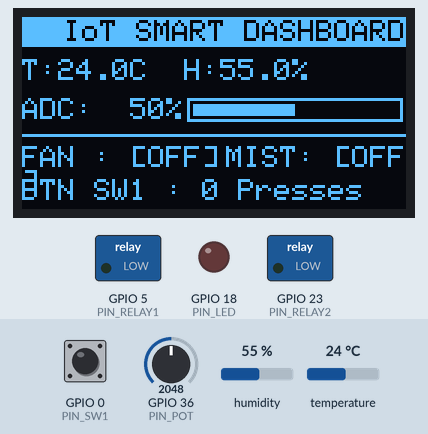
Bench run of a program on a simulated ESP32. Parts: 128×64 one-colour display, switched loads named in the program (green lamp = pin HIGH), output pins drawn as LEDs (lit = HIGH). Inputs (shaded band) come from the test bench; at power-on: GPIO 0 (PIN_SW1) HIGH, humidity 55 %, GPIO 36 (PIN_POT) = 2048, temperature 24 °C. What the program prints to the serial monitor is not drawn.

Above: at 3.2 s.
3.3 s: GPIO 0 (PIN_SW1) pulled LOW for 0.15 s
At 4.7 s:
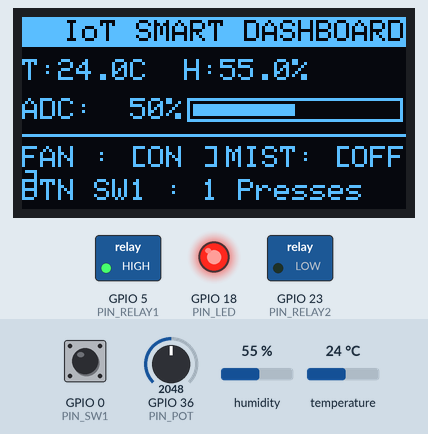
5.0 s: GPIO 0 (PIN_SW1) pulled LOW for 1 s
At 5.06 s:
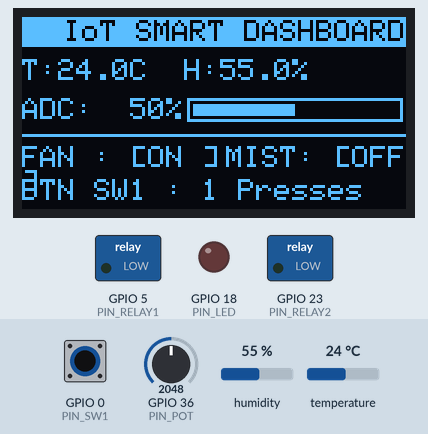
7.5 s: GPIO 0 (PIN_SW1) pulled LOW for 0.15 s
At 7.9 s:
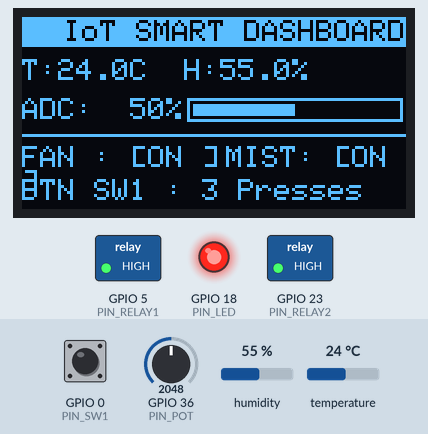
9.1 s: humidity set to 22 %
At 12.0 s:
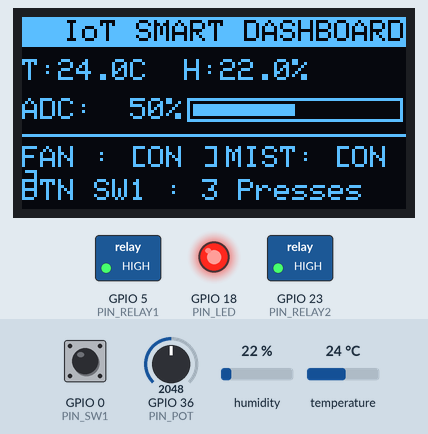
12.5 s: GPIO 36 (PIN_POT) set to 2866
At 13.0 s:
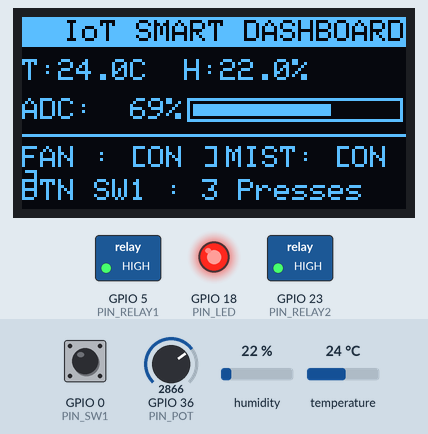
14.0 s: temperature set to 12 °C
At 16.7 s:
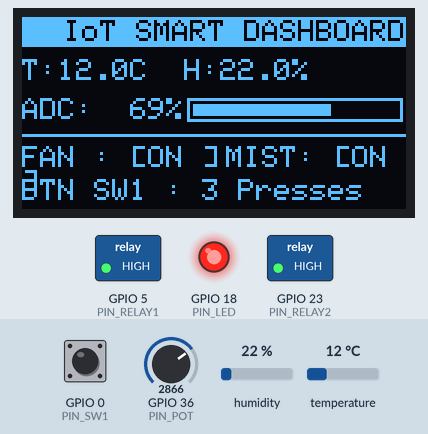
Timing chart, 0 to 18.0 s (numbered marks = the images above; inputs shaded):
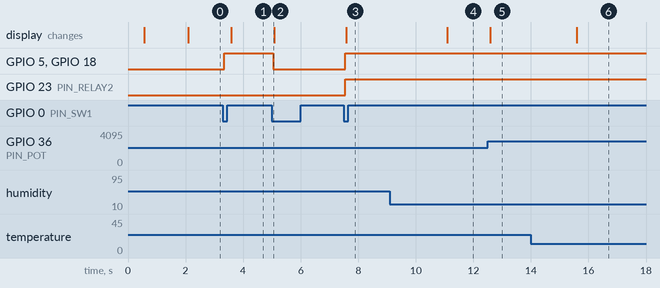

Measured:
- after the input at 3.3 s, GPIO 5 (PIN_RELAY1), GPIO 18 (PIN_LED): LOW → HIGH after 0.05 s; the display: changes after 0.28 s (image 1)
- after the input at 5.0 s, GPIO 5 (PIN_RELAY1), GPIO 18 (PIN_LED): HIGH → LOW after 0.05 s
- after the input at 7.5 s, GPIO 5 (PIN_RELAY1), GPIO 18 (PIN_LED), GPIO 23 (PIN_RELAY2): LOW → HIGH after 0.05 s; the display: changes after 0.08 s (image 3)
- after the input at 9.1 s, the display: changes after 2.0 s (image 4)
- after the input at 12.5 s, the display: changes after 0.09 s (image 5)
- after the input at 14.0 s, the display: changes after 1.6 s (image 6)

The program:

main.cpp
```cpp
#include <Arduino.h>
#include <Wire.h>
#include <Adafruit_GFX.h>
#include <Adafruit_SSD1306.h>
#include <DHT.h>

// Screen Dimensions
#define SCREEN_WIDTH 128
#define SCREEN_HEIGHT 64
#define OLED_RESET    -1
#define SCREEN_ADDRESS 0x3C

// Pin Definitions
#define PIN_OLED_SDA 21
#define PIN_OLED_SCL 22
#define PIN_DHT      33
#define PIN_POT      36
#define PIN_SW1      0
#define PIN_RELAY1   5
#define PIN_RELAY2   23
#define PIN_LED      18

// Sensor & Display Objects
Adafruit_SSD1306 display(SCREEN_WIDTH, SCREEN_HEIGHT, &Wire, OLED_RESET);
DHT dht(PIN_DHT, DHT22);

// Application State Variables
int pressCount = 0;
bool relay1State = false;
bool relay2State = false;
int lastButtonState = HIGH;
unsigned long lastDebounceTime = 0;
const unsigned long debounceDelay = 50;

unsigned long lastDisplayTime = 0;
const unsigned long displayInterval = 250; // 4 Hz refresh rate

void setup() {
  Serial.begin(115200);
  delay(500);
  Serial.println("\n[LAB 2] ESP32 OLED SSD1306 & Multi-Sensor Dashboard Initializing...");

  // Initialize GPIO Pins
  pinMode(PIN_SW1, INPUT_PULLUP);
  pinMode(PIN_RELAY1, OUTPUT);
  pinMode(PIN_RELAY2, OUTPUT);
  pinMode(PIN_LED, OUTPUT);
  digitalWrite(PIN_RELAY1, LOW);
  digitalWrite(PIN_RELAY2, LOW);
  digitalWrite(PIN_LED, LOW);

  // Initialize I2C and OLED
  Wire.begin(PIN_OLED_SDA, PIN_OLED_SCL);
  if(!display.begin(SSD1306_SWITCHCAPVCC, SCREEN_ADDRESS)) {
    Serial.println(F("[ERROR] SSD1306 allocation failed. Check I2C wiring and address (0x3C)!"));
    for(;;); // Don't proceed, loop forever
  }

  // Initialize DHT Sensor
  dht.begin();

  // Show Initial Splash
  display.clearDisplay();
  display.setTextSize(1);
  display.setTextColor(SSD1306_WHITE);
  display.setCursor(15, 20);
  display.println(F("IoT SMART DASH"));
  display.setCursor(20, 35);
  display.println(F("OLED SSD1306 Ready"));
  display.display();
  delay(1500);

  Serial.println("[SYSTEM] System Ready!");
}

void loop() {
  // 1. Button Debounce & Toggle Handling
  int reading = digitalRead(PIN_SW1);
  if (reading != lastButtonState) {
    lastDebounceTime = millis();
  }

  if ((millis() - lastDebounceTime) > debounceDelay) {
    static int stableButtonState = HIGH;
    if (reading != stableButtonState) {
      stableButtonState = reading;
      if (stableButtonState == LOW) { // Button Pressed
        pressCount++;
        relay1State = !relay1State;
        digitalWrite(PIN_RELAY1, relay1State ? HIGH : LOW);
        digitalWrite(PIN_LED, relay1State ? HIGH : LOW);

        // Auto mist trigger every 3 presses
        if (pressCount % 3 == 0) {
          relay2State = true;
          digitalWrite(PIN_RELAY2, HIGH);
        } else {
          relay2State = false;
          digitalWrite(PIN_RELAY2, LOW);
        }

        Serial.printf("[BUTTON] Count: %d | Relay1(Fan): %s | Relay2(Mist): %s\n",
                      pressCount, relay1State ? "ON" : "OFF", relay2State ? "ON" : "OFF");
      }
    }
  }
  lastButtonState = reading;

  // 2. Non-blocking OLED Display Refresh (4 Hz)
  if (millis() - lastDisplayTime >= displayInterval) {
    lastDisplayTime = millis();

    // Read Sensors
    float temp = dht.readTemperature();
    float humid = dht.readHumidity();
    int potRaw = analogRead(PIN_POT);
    int potPercent = map(potRaw, 0, 4095, 0, 100);

    // Clear Frame Buffer
    display.clearDisplay();

    // -------------------------------------------------------------
    // SECTION 1: INVERTED HEADER BAR (128x10 px)
    // -------------------------------------------------------------
    display.fillRect(0, 0, 128, 10, SSD1306_WHITE);
    display.setTextColor(SSD1306_BLACK, SSD1306_WHITE); // Inverted text
    display.setTextSize(1);
    display.setCursor(14, 1);
    display.print(F("IoT SMART DASHBOARD"));

    // -------------------------------------------------------------
    // SECTION 2: DHT SENSOR READINGS (Y: 14..23)
    // -------------------------------------------------------------
    display.setTextColor(SSD1306_WHITE);
    display.setCursor(0, 14);
    if (isnan(temp) || isnan(humid)) {
      display.print(F("DHT: Sensor Error!"));
    } else {
      display.printf("T:%.1fC  H:%.1f%%", temp, humid);
    }

    // -------------------------------------------------------------
    // SECTION 3: ADC GRAPHIC PROGRESS BAR (Y: 27..37)
    // -------------------------------------------------------------
    display.setCursor(0, 27);
    display.printf("ADC: %3d%%", potPercent);
    // Draw Progress Bar Border & Fill
    display.drawRect(55, 27, 72, 8, SSD1306_WHITE);
    int barWidth = map(potPercent, 0, 100, 0, 68);
    if (barWidth > 0) {
      display.fillRect(57, 29, barWidth, 4, SSD1306_WHITE);
    }

    // Separator Line
    display.drawLine(0, 39, 128, 39, SSD1306_WHITE);

    // -------------------------------------------------------------
    // SECTION 4: RELAY & TOGGLE STATUS (Y: 43..54)
    // -------------------------------------------------------------
    display.setCursor(0, 43);
    display.printf("FAN : [%s]", relay1State ? "ON " : "OFF");
    display.setCursor(68, 43);
    display.printf("MIST: [%s]", relay2State ? "ON " : "OFF");

    display.setCursor(0, 54);
    display.printf("BTN SW1 : %d Presses", pressCount);

    // -------------------------------------------------------------
    // FLUSH FRAME BUFFER TO PHYSICAL OLED SCREEN
    // -------------------------------------------------------------
    display.display();

    // Serial Telemetry
    Serial.printf("[TELEMETRY] Temp: %.1f C, Humid: %.1f %%, ADC: %d%% (%d), Fan: %d, Mist: %d, Press: %d\n",
                  temp, humid, potPercent, potRaw, relay1State, relay2State, pressCount);
  }
}
```
